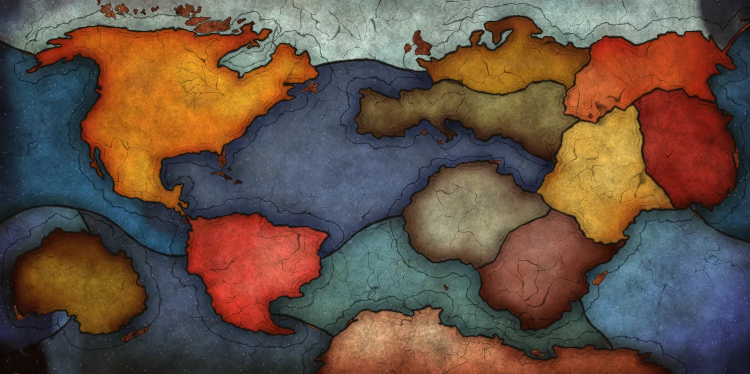
#> input picture internal/games/cthulhuwars/guide/maps/earth-3-5.webp, 1500 x 748 px (shown at 1/2 size)
$ python -i cwmapart.py   (imports and definitions only)
#> lines starting #> are read from the running program, lines starting #| are printed output that depends on the picture
#!/usr/bin/env python3
"""Traces a map of Cthulhu Wars from a picture of the printed board.

    python3 scripts/cwmapart.py --map NAME --board PICTURE [--check OUT.jpg]

NAME is earth-3p, earth-3-5, earth-5-3, earth-5p, or the same four of primeval: left half
then right, as the corners of each board print them. PICTURE is a scan of that board,
about 2:1, kept outside the repository: no pixel of it is copied. A trace starts from a map's seed strokes and floods out to the board's dark
borders, which also gives the adjacency. The map's background is then generated: the
colours are those of each area, blurred until only their flow is left, with lettering
and drawings left out, and the mottling, cracks and ink are noise. It writes the
layout's areas and edges, the background, and the glyphs printed on the board.

Needs numpy, scipy, scikit-image, shapely and Pillow.
"""
import argparse
import os
import re

import numpy as np
from PIL import Image
from scipy import ndimage as ndi
from shapely.geometry import Polygon
from skimage import color, draw, filters, measure, segmentation

Image.MAX_IMAGE_PIXELS = None

# Everything here is measured in a picture of the board 1500 wide.
W = 1500
HERE = os.path.dirname(os.path.abspath(__file__))
GAME = os.path.join(HERE, "..", "internal", "games", "cthulhuwars")
JS = os.path.join(HERE, "..", "internal", "games", "cthulhuwars", "web")
CANVAS = 1000 / W

# The boards are built from halves, a three-player or a five-player one on each side: the
# coasts are the same on all, and only how the land is cut up differs. So each map is its
# two halves, plus the seas every board shares.
#
# A half or a map has: strokes inside each area, where a thin line on the board only
# divides a sea from its own shallows, so a sea's strokes run on both sides of it (the ids
# in "same" are pieces of one area that the map's edge cuts apart); land the flood would
# get wrong ("solid"); what is printed and is not the board's colour, as (x, y, radius);
# and where its printed Desecrate glyphs stand. A map has its height, the columns of the
# black line between the board's two halves ("seam"), and "shapes": this map's glyphs are
# the ones traced into the game's drawings of them.

EARTH = {
    "height": 748,
    "islands": True,
    "same": {"north-pacific-east": "north-pacific", "indian-west": "indian-ocean"},
    "printed": [(780, 65, 28), (450, 688, 30), (1365, 40, 105), (130, 712, 110), (60, 30, 36), (1432, 712, 40)],
    "seeds": {
        "arctic-ocean": [[(30, 40), (300, 22), (600, 30), (700, 100), (800, 40), (950, 15), (1200, 50), (1450, 50)], [(700, 100), (810, 125)]],
        "north-pacific": [[(60, 220), (100, 330), (240, 420), (325, 483), (360, 470)], [(325, 483), (325, 443)]],
        "north-pacific-east": [[(1490, 110), (1480, 200), (1470, 300), (1450, 418)]],
        "north-atlantic": [[(380, 360), (480, 280), (600, 280), (750, 440), (900, 300), (660, 285), (670, 170)], [(900, 300), (1060, 340)], [(480, 280), (440, 395)]],
        "south-atlantic": [[(700, 520), (800, 500), (800, 560), (620, 610), (700, 640), (1000, 650), (1120, 690)]],
        "south-pacific": [[(180, 430), (210, 493), (325, 518), (300, 640), (330, 720), (150, 720), (20, 735)], [(330, 720), (500, 715), (600, 720)]],
        "indian-west": [[(100, 433), (50, 468), (15, 568), (50, 658), (120, 650)]],
        "indian-ocean": [[(1250, 480), (1400, 500), (1300, 650), (1400, 700), (1340, 730)], [(1300, 650), (1230, 600)]],
        "antarctica": [[(700, 715), (720, 680), (850, 640), (900, 680), (1000, 710), (1100, 720), (1300, 740)]],
    },
    "solid": {"antarctica": [(685, 665), (725, 632), (815, 640), (835, 622), (875, 623), (880, 652), (930, 682), (990, 684), (1010, 700), (700, 730)]},
}
EARTH_LEFT = {
    3: {
        "printed": [(315, 240, 30), (437, 272, 24), (510, 633, 24), (203, 632, 24)],
        "glyphs": {"chevron": [(203, 632)], "dragon": [(437, 272), (510, 633)]},
        "seeds": {
            "north-america": [[(150, 100), (300, 100), (400, 180), (260, 280), (340, 390)], [(400, 180), (560, 130)]],
            "south-america": [[(390, 450), (450, 500), (600, 480), (500, 600), (540, 650)]],
            "australia": [[(80, 550), (200, 540), (230, 620)]],
        },
    },
    5: {
        "printed": [(300, 232, 30), (522, 175, 24), (425, 272, 24), (295, 375, 24), (403, 495, 24), (617, 482, 24), (107, 512, 24), (182, 487, 24)],
        "glyphs": {"chevron": [(107, 512), (182, 487)], "dragon": [(522, 175), (425, 272), (295, 375), (403, 495), (617, 482)]},
        "seeds": {
            # Round Hudson Bay, which is the Arctic Ocean's.
            "north-america-east": [[(330, 85), (400, 130), (470, 190), (560, 130)], [(470, 190), (480, 230)]],
            "north-america-west": [[(150, 105), (250, 130), (320, 240), (400, 250), (440, 300)], [(320, 240), (220, 230)]],
            # It runs on past the isthmus, along the north of South America, with no line across.
            "central-america": [[(210, 300), (280, 345), (340, 395), (357, 417), (370, 428), (393, 447), (420, 442), (453, 437)], [(393, 447), (378, 480)]],
            "south-america-west": [[(390, 490), (450, 530), (500, 620), (570, 660)]],
            "south-america-east": [[(480, 445), (540, 470), (640, 480), (560, 570)]],
            "australia": [[(40, 570), (110, 510), (170, 540), (100, 620)]],
            "new-zealand": [[(140, 470), (200, 500), (270, 590), (200, 650), (140, 640)]],
        },
    },
}
EARTH_RIGHT = {
    3: {
        "printed": [(955, 190, 30), (1045, 490, 30), (1260, 295, 30), (815, 680, 30), (780, 225, 24), (1415, 242, 24), (855, 445, 24)],
        "glyphs": {"chevron": [(855, 445)], "thorns": [(780, 225), (1415, 242)]},
        "solid": {"asia": [(1440, 270), (1462, 290), (1470, 335), (1462, 375), (1430, 400), (1410, 380), (1430, 320)]},
        "seeds": {
            "europe": [[(750, 220), (850, 200), (1000, 220), (1080, 250)], [(900, 130), (1000, 100), (1120, 110)], [(1000, 100), (1040, 50)]],
            "asia": [[(1180, 180), (1250, 130), (1400, 100), (1430, 130)], [(1300, 260), (1400, 320), (1420, 380)], [(1200, 300), (1150, 400), (1280, 400), (1230, 460)]],
            "africa": [[(880, 420), (1000, 400), (850, 490)], [(1050, 480), (1000, 580), (1100, 600), (1180, 500)]],
        },
    },
    5: {
        "printed": [(933, 210, 30), (933, 435, 30), (1352, 298, 30), (795, 685, 30), (780, 225, 24), (900, 140, 24), (1410, 112, 24), (1435, 362, 24), (1300, 392, 24), (845, 435, 24), (1075, 625, 24)],
        "glyphs": {"chevron": [(845, 435), (1075, 625)], "thorns": [(780, 225), (900, 140), (1410, 112), (1435, 362), (1300, 392)]},
        "solid": {"south-asia": [(1440, 270), (1462, 290), (1470, 335), (1462, 375), (1430, 400), (1410, 380), (1430, 320)]},
        "seeds": {
            "europe": [[(750, 220), (850, 200), (1000, 220), (1080, 250)]],
            "scandinavia": [[(900, 130), (1000, 100), (1120, 110)], [(1000, 100), (1040, 50)]],
            "north-asia": [[(1180, 180), (1250, 130), (1400, 100), (1430, 130)]],
            "south-asia": [[(1300, 260), (1400, 320), (1420, 380)]],
            "arabia": [[(1200, 300), (1150, 400), (1280, 400), (1230, 460)]],
            "west-africa": [[(880, 420), (1000, 400), (850, 490)]],
            "east-africa": [[(1050, 480), (1000, 580), (1100, 600), (1180, 500)]],
        },
    },
}

PRIMEVAL = {
    "height": 750,
    "seam": (746, 755),
    "ice": True,
    "same": {"mezcalera-east": "mezcalera-ocean", "iapetus-east": "iapetus-ocean"},
    "printed": [(657, 685, 30), (360, 697, 30), (70, 30, 40), (120, 705, 95), (1375, 35, 100), (1430, 710, 45)],
    "seeds": {
        "paratethys-ocean": [[(300, 15), (480, 40), (570, 70), (560, 150), (470, 190)], [(560, 150), (700, 210)]],
        "mezcalera-ocean": [[(100, 30), (20, 200), (60, 300), (300, 280), (450, 320), (560, 250)], [(20, 200), (90, 100)], [(300, 280), (170, 335)], [(450, 320), (530, 300)]],
        "mezcalera-east": [[(1470, 15), (1490, 150), (1495, 330)]],
        "iapetus-ocean": [[(30, 430), (10, 600), (40, 700), (200, 700), (400, 690), (510, 715)], [(60, 500), (30, 430)]],
        "iapetus-east": [[(1480, 385), (1465, 450), (1450, 600), (1485, 735)], [(1480, 385), (1496, 420), (1496, 730)]],
        "tethys-ocean": [[(500, 500), (620, 450), (700, 550), (560, 640)], [(700, 550), (740, 600)]],
        "mirovia-ocean": [[(1100, 60), (1250, 100), (1150, 160), (1360, 150), (1420, 120), (1450, 250), (1440, 330)], [(1360, 150), (1400, 300)], [(1150, 160), (1040, 200), (1060, 300)]],
        "upper-mu": [[(1150, 280), (1300, 270)]],
        "rheic-ocean": [[(1075, 550), (1050, 650), (1250, 650), (1375, 550), (1375, 425), (1340, 400)], [(1250, 650), (1400, 730)]],
        "antarctica": [[(540, 730), (650, 680), (800, 700), (950, 735)], [(650, 680), (652, 590)]],
    },
}
PRIMEVAL_LEFT = {
    3: {
        "printed": [(318, 172, 30), (267, 268, 24), (112, 597, 24), (690, 435, 24)],
        "solid": {"hyperborea": [(212, 262), (240, 296), (272, 306), (306, 268)]},
        "seeds": {
            "hyperborea": [[(240, 55), (330, 90), (230, 130), (130, 150), (120, 200)], [(420, 120), (330, 190), (240, 260)]],
            "lemuria": [[(70, 645), (110, 610), (200, 590), (290, 640)], [(110, 490), (180, 440), (240, 500)], [(330, 480), (400, 560), (490, 540), (310, 640)]],
        },
    },
    5: {
        "printed": [(232, 170, 30), (257, 50, 24), (263, 285, 24), (110, 490, 24), (278, 630, 24), (475, 545, 24), (655, 420, 24)],
        "solid": {"thule": [(212, 262), (240, 296), (272, 306), (306, 268)]},
        "seeds": {
            "hyperborea": [[(240, 55), (330, 90), (230, 130), (130, 150), (120, 200)]],
            "thule": [[(420, 120), (330, 190), (240, 260)]],
            "south-lemuria": [[(70, 645), (110, 610), (200, 590), (290, 640)]],
            "shasta": [[(110, 490), (180, 440), (240, 500)]],
            "east-lemuria": [[(330, 480), (400, 560), (490, 540), (310, 640)]],
            "west-atlantis": [[(600, 330), (680, 320), (640, 400)]],
        },
    },
}
PRIMEVAL_RIGHT = {
    3: {
        "printed": [(865, 78, 30), (1232, 305, 30), (882, 540, 30), (1205, 415, 30), (955, 215, 22), (765, 475, 24), (1270, 382, 22), (1225, 530, 22)],
        "seeds": {
            "poseidonis": [[(960, 20), (900, 100), (800, 170), (950, 230)], [(650, 30), (780, 60), (860, 20)], [(650, 30), (700, 110)]],
            "mirovia-ocean": [[(1000, 240), (960, 380), (1000, 450), (1040, 430)]],
            "terra-australis": [[(960, 560), (900, 640), (1010, 620)], [(830, 480), (800, 580), (860, 620)]],
            "lower-mu": [[(1180, 500), (1300, 480), (1370, 500)], [(1090, 440), (1100, 380), (1200, 430), (1260, 420)]],
        },
    },
    5: {
        "printed": [(907, 118, 30), (1238, 310, 30), (950, 595, 30), (1283, 487, 30), (900, 325, 24), (770, 473, 24), (950, 530, 24), (955, 215, 22), (1268, 382, 22), (1097, 447, 22), (1188, 513, 22)],
        "seeds": {
            "lomar": [[(650, 30), (780, 60), (860, 20)], [(650, 30), (700, 110)]],
            "poseidonis": [[(960, 20), (900, 100), (800, 170), (950, 230)]],
            "ocean-trench": [[(1000, 240), (960, 380), (1000, 450), (1040, 430)]],
            "rutas": [[(830, 480), (800, 580), (860, 620)]],
            "terra-australis": [[(960, 560), (900, 640), (1010, 620)]],
            "central-mu": [[(1090, 440), (1100, 380), (1200, 430), (1260, 420)]],
            "lower-mu": [[(1180, 500), (1300, 480), (1370, 500)]],
        },
    },
}
# Atlantis crosses the seam: it is one area unless the left half is a five-player one,
# which cuts West Atlantis from it, wherever its own coast runs on the board.
ATLANTIS = {
    3: {"atlantis": [[(600, 330), (680, 320), (640, 400)], [(720, 420), (830, 330), (800, 240), (930, 260)]]},
    5: {"atlantis": [[(720, 420), (830, 330), (800, 240), (930, 260)]]},
}


def board(common, left, right, **more):
    """A map from the seas every board shares and its two halves."""
    out = {**common, **more}
    out["printed"] = common["printed"] + left["printed"] + right["printed"]
    out["solid"] = {**common.get("solid", {}), **left.get("solid", {}), **right.get("solid", {})}
    seeds = {k: list(v) for k, v in common["seeds"].items()}
    for half in (left, right):
        for aid, strokes in half["seeds"].items():
            seeds[aid] = seeds.get(aid, []) + strokes
    out["seeds"] = seeds
    glyphs = {}
    for half in (left, right):
        for kind, spots in half.get("glyphs", {}).items():
            glyphs[kind] = glyphs.get(kind, []) + spots
    if glyphs:
        out["glyphs"] = glyphs
    return out


def earth(left, right, layout, art, **more):
    return board(EARTH, EARTH_LEFT[left], EARTH_RIGHT[right], layout=layout, art=f"guide/maps/{art}.webp", **more)


def primeval(left, right, layout, art, **more):
    m = board(PRIMEVAL, PRIMEVAL_LEFT[left], PRIMEVAL_RIGHT[right], layout=layout, art=f"guide/maps/{art}.webp", **more)
    m["seeds"].update(ATLANTIS[left])
    return m


MAPS = {
    "earth-3p": earth(3, 3, "cthulhu-wars-3p", "earth-3p"),
    "earth-3-5": earth(
        3, 5, "cthulhu-wars-3-5", "earth-3-5",
        # The glyphs that stand on the plainest ground, which trace cleanest.
        shapes={"chevron": [2], "thorns": [2, 3], "dragon": [1]},
    ),
    "earth-5-3": earth(5, 3, "cthulhu-wars", "earth-5-3", base=True),
    "earth-5p": earth(5, 5, "cthulhu-wars-5p", "earth-5p"),
    "primeval-3p": primeval(3, 3, "cthulhu-wars-primeval-3p", "primeval-3p", seam=None),
    "primeval-3-5": primeval(3, 5, "cthulhu-wars-primeval-3-5", "primeval-3-5", seam=(749, 755)),
    "primeval-5-3": primeval(5, 3, "cthulhu-wars-primeval-5-3", "primeval-5-3", seam=(745, 751)),
    "primeval-5p": primeval(5, 5, "cthulhu-wars-primeval-5p", "primeval-5p", ice_shape=True),
}

# The map being drawn, set by choose().
H = 0
M = {}


# [41 lines left out: functions choose, layout_path, load, close_seam, ice_blobs, not called in this run]


def flood(relief, marks):
    return segmentation.watershed(relief, marks)


def trace(rgb):
    """Floods from the seeds over the board's darkness and edges: labels from 1."""
    grey = color.rgb2gray(rgb)
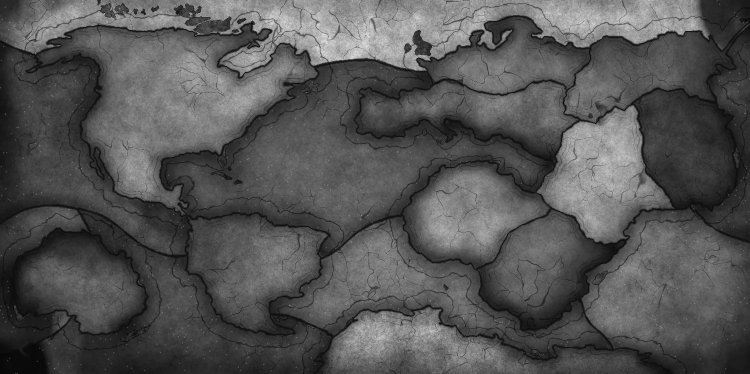
#> grey: shape (748, 1500) float64 (shown at 1/2 size); min 0, max 0.949, mean 0.334
    fine = ndi.gaussian_filter(grey, 1.0)
    # A border is dark and has edges; a black line anywhere outweighs mottling.
    relief = (1 - fine) ** 2 + 2.5 * filters.sobel(fine)
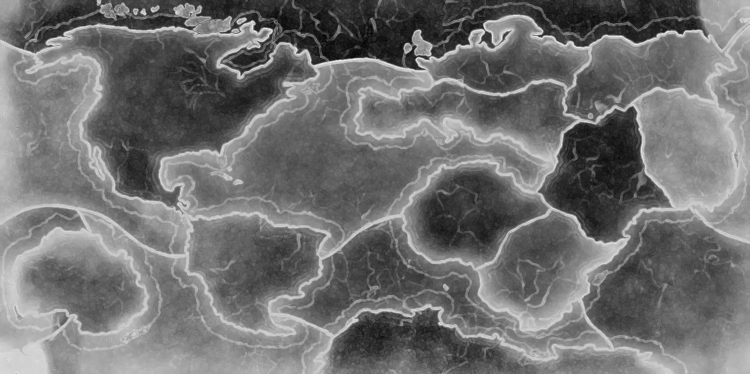
#> relief: shape (748, 1500) float64 (shown at 1/2 size); min 0.0278, max 1.12, mean 0.514; drawn with min black and max white
#> (the run stopped early here; a loop or call above may not have finished)

$ run again, on internal/games/cthulhuwars/guide/maps/primeval-3-5.webp
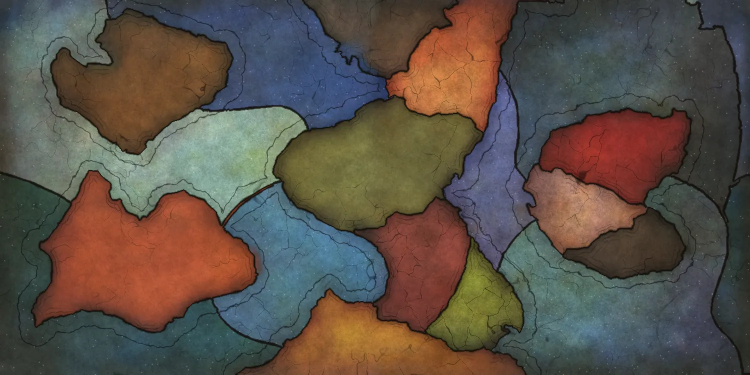
#> input picture internal/games/cthulhuwars/guide/maps/primeval-3-5.webp, 1500 x 750 px (shown at 1/2 size)
#> in trace, `grey = color.rgb2gray(rgb)`:
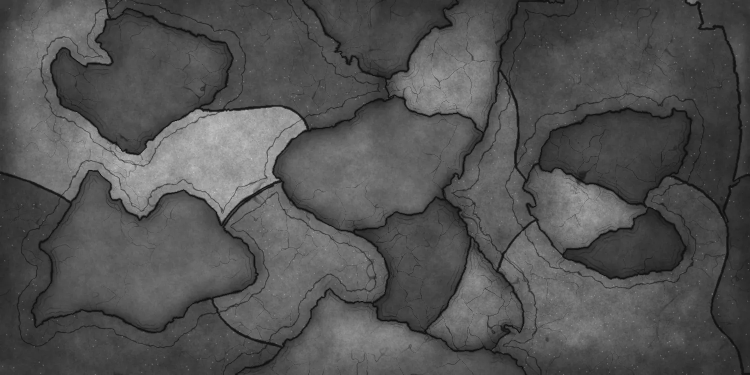
#> grey: shape (750, 1500) float64 (shown at 1/2 size); min 0.0158, max 0.84, mean 0.326
#> in trace, `relief = (1 - fine) ** 2 + 2.5 * filters.sobel(fine)`:
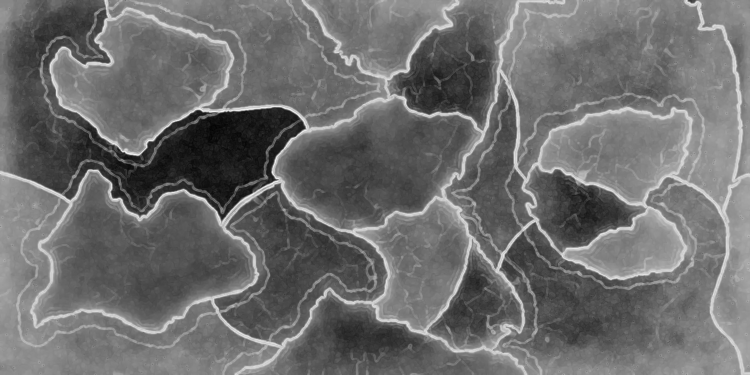
#> relief: shape (750, 1500) float64 (shown at 1/2 size); min 0.0738, max 1.06, mean 0.5; drawn with min black and max white

$ run again, on internal/games/cthulhuwars/guide/maps/primeval-5-3.webp
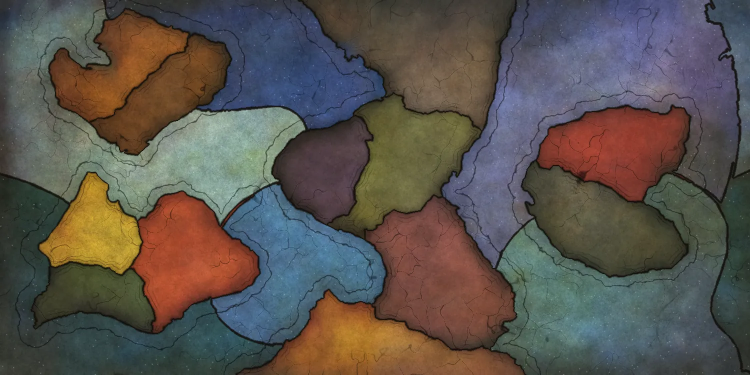
#> input picture internal/games/cthulhuwars/guide/maps/primeval-5-3.webp, 1500 x 750 px (shown at 1/2 size)
#> in trace, `grey = color.rgb2gray(rgb)`:
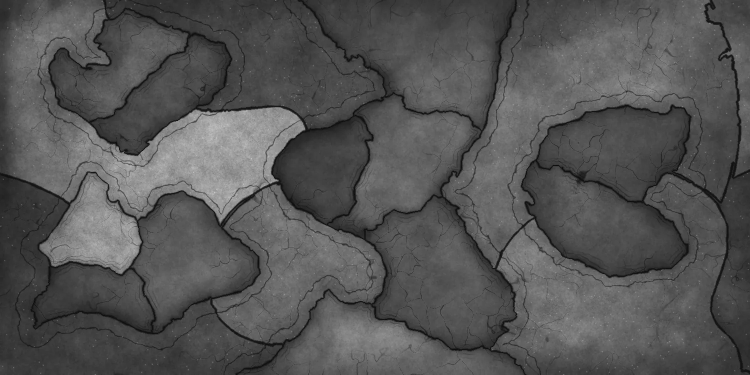
#> grey: shape (750, 1500) float64 (shown at 1/2 size); min 0.00781, max 0.844, mean 0.334
#> in trace, `relief = (1 - fine) ** 2 + 2.5 * filters.sobel(fine)`:
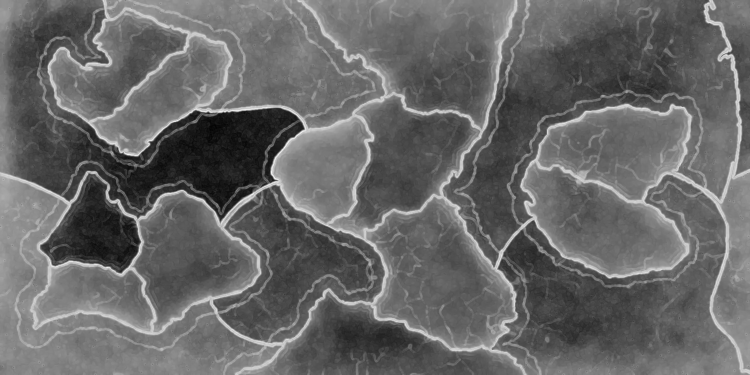
#> relief: shape (750, 1500) float64 (shown at 1/2 size); min 0.0788, max 1.08, mean 0.49; drawn with min black and max white
